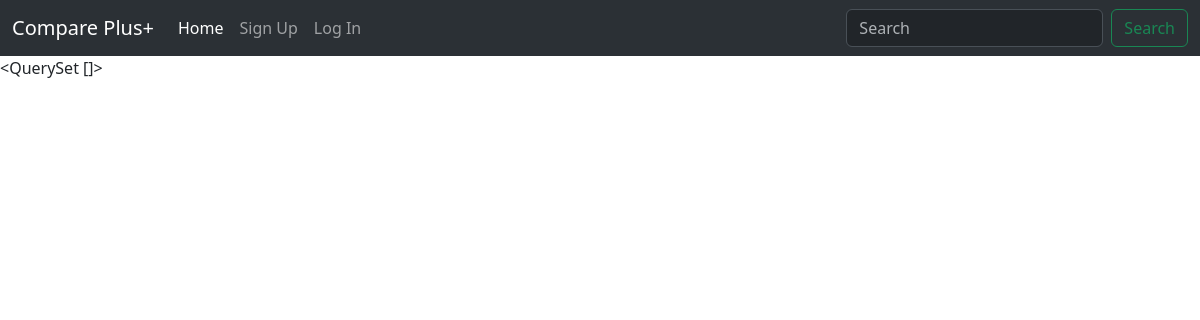
Page /compare/Crown Blended Cooking Oil 2L on the earlier database version.
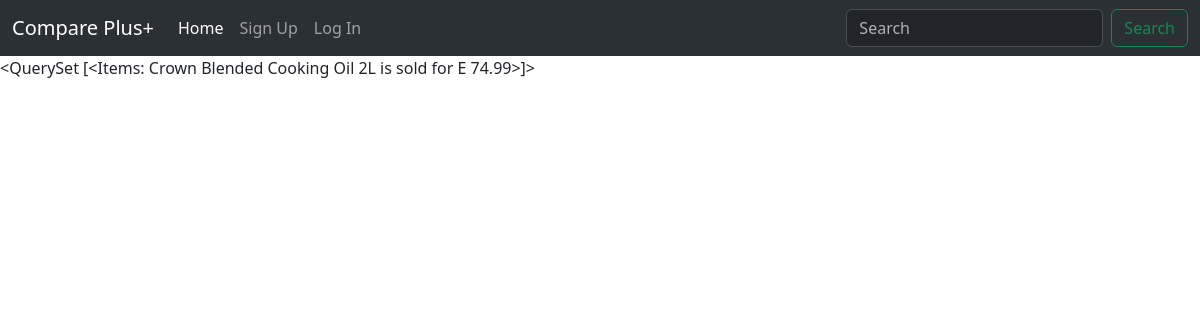
Same page on the later database version.
### compare/models.py (models this page shows)
class Items(models.Model):
    item = models.CharField(max_length=64)
    price = models.CharField(max_length=64)
    image = models.ImageField(upload_to ='compare/')
    rating = models.IntegerField()
    storeWinner = models.CharField(max_length=64, blank=True)
    description = models.CharField(max_length=400,blank=True)
    def __str__(self):
        return f'{self.item} is sold for E {self.price}'

### compare/views.py (the view)
# urls.py: path("<str:item>", views.item, name="item")
def item(request,item):
    itemInfo = Items.objects.filter(item = item)
    return render(request, "compare/item.html",{
        'item':itemInfo
    })

### compare/templates/compare/item.html
{% extends 'compare/layout.html' %}
{% block body %}
<p>{{item}}</p>
{% endblock %}

Differences in the rows shown:
added Items: item+price "<QuerySet [<Items: Crown Blended Cooking Oil 2L is sold for E 74.99>]>"
Other differences:
{{ item }}: "<QuerySet []>" → (not shown)
